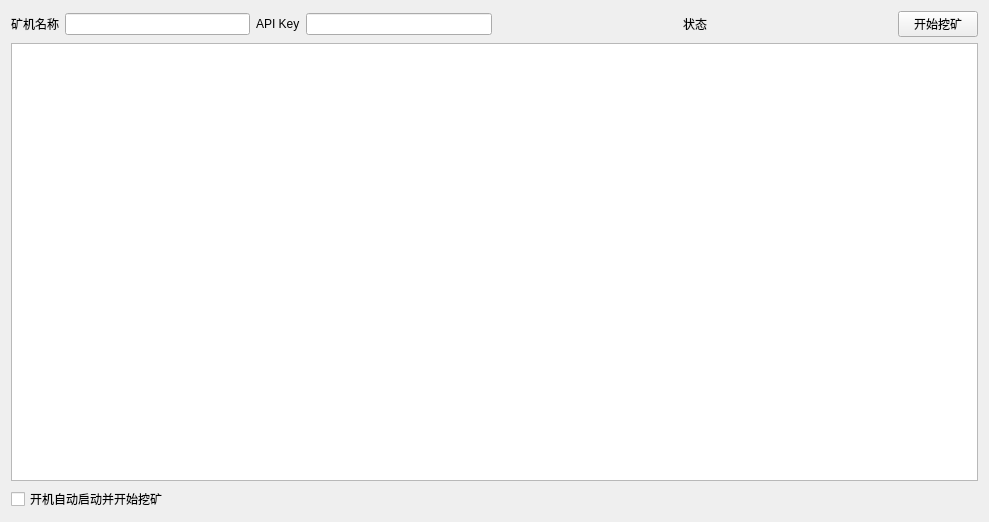
<?xml version="1.0" encoding="UTF-8"?>
<ui version="4.0">
 <class>HPoolMineWidget</class>
 <widget class="QWidget" name="HPoolMineWidget">
  <property name="geometry">
   <rect>
    <x>0</x>
    <y>0</y>
    <width>989</width>
    <height>522</height>
   </rect>
  </property>
  <property name="windowTitle">
   <string>Form</string>
  </property>
  <layout class="QVBoxLayout" name="verticalLayout">
   <item>
    <layout class="QHBoxLayout" name="horizontalLayout_3">
     <item>
      <widget class="QLabel" name="label_2">
       <property name="text">
        <string>矿机名称</string>
       </property>
      </widget>
     </item>
     <item>
      <widget class="QLineEdit" name="editMinerName"/>
     </item>
     <item>
      <widget class="QLabel" name="label">
       <property name="text">
        <string>API Key</string>
       </property>
      </widget>
     </item>
     <item>
      <widget class="QLineEdit" name="editApiKey"/>
     </item>
     <item>
      <spacer name="horizontalSpacer_5">
       <property name="orientation">
        <enum>Qt::Horizontal</enum>
       </property>
       <property name="sizeHint" stdset="0">
        <size>
         <width>40</width>
         <height>20</height>
        </size>
       </property>
      </spacer>
     </item>
     <item>
      <widget class="QLabel" name="labelStatus">
       <property name="text">
        <string>状态</string>
       </property>
      </widget>
     </item>
     <item>
      <spacer name="horizontalSpacer_6">
       <property name="orientation">
        <enum>Qt::Horizontal</enum>
       </property>
       <property name="sizeHint" stdset="0">
        <size>
         <width>40</width>
         <height>20</height>
        </size>
       </property>
      </spacer>
     </item>
     <item>
      <widget class="QPushButton" name="buttonStart">
       <property name="text">
        <string>开始挖矿</string>
       </property>
      </widget>
     </item>
    </layout>
   </item>
   <item>
    <widget class="QTextEdit" name="textEditLog"/>
   </item>
   <item>
    <layout class="QHBoxLayout" name="horizontalLayout">
     <item>
      <widget class="QCheckBox" name="checkBoxAutoStart">
       <property name="text">
        <string>开机自动启动并开始挖矿</string>
       </property>
      </widget>
     </item>
     <item>
      <spacer name="horizontalSpacer">
       <property name="orientation">
        <enum>Qt::Horizontal</enum>
       </property>
       <property name="sizeHint" stdset="0">
        <size>
         <width>40</width>
         <height>20</height>
        </size>
       </property>
      </spacer>
     </item>
    </layout>
   </item>
  </layout>
 </widget>
 <resources/>
 <connections/>
</ui>
